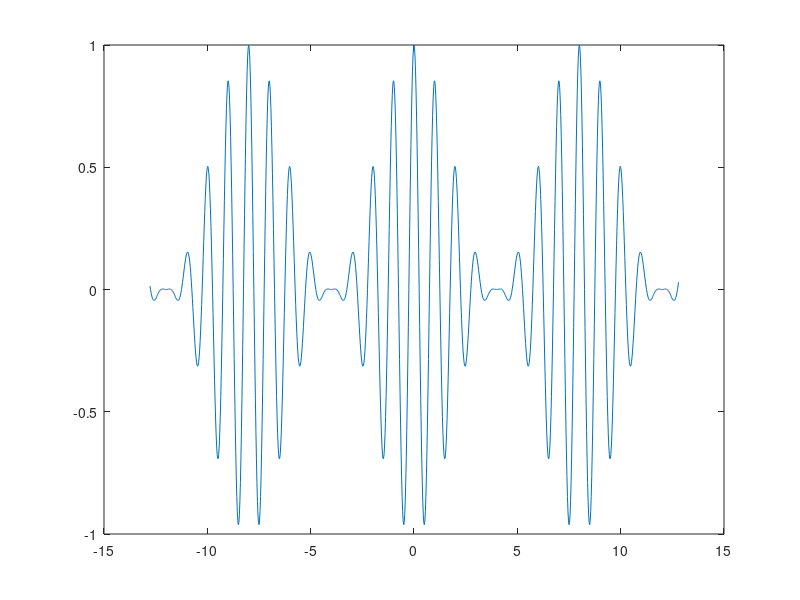

MATLAB code for this plot: (Note: this script raises an error after producing the figure.)
hold off;
pix2deg = 0.025;
x = 1:1024;
lf = 1;
x = pix2deg *(x-length(x)/2);
y = cos(x .* 2 * pi .* lf);
%plot(x,y);
z = (1+cos(x .* 2 * pi .* lf/8))/2;
plot(x,z.*y);
hold on;

lrfs(1,:) = Gabor(1,'pos',-4+pd,'npts',length(x),'pix',pix2deg);
lrfs(2,:) = Gabor(1,'pos',pd,'npts',length(x),'pix',pix2deg);
lrfs(3,:) = Gabor(1,'pos',4+pd,'npts',length(x),'pix',pix2deg);
rrfs(1,:) = Gabor(1,'pos',-4-pd,'npts',length(x),'pix',pix2deg);
rrfs(2,:) = Gabor(1,'pos',-pd,'npts',length(x),'pix',pix2deg);
rrfs(3,:) = Gabor(1,'pos',4-pd,'npts',length(x),'pix',pix2deg);


plot(x,rfs(1,:),'r');
plot(x,rfs(2,:),'r');


edisps = -2:0.1:2
%edisps = 0;
resps = [];
br = [];
weights = [-0.5 1 -0.5];
for n = 1:length(edisps)
    zr = (1+cos((x-edisps(n)) .* 2 * pi .* lf/8))/2;
    zl = (1+cos((x+edisps(n)) .* 2 * pi .* lf/8))/2;
    for j = 1:size(rrfs,1)
      resps(:,j) = [sum(rrfs(j,:).*zr.*y) sum(lrfs(j,:).*zl.*y)];
    end
    br(n) = sum(sum(resps) .* weights);
end

hold off;
plot(edisps,br);
    